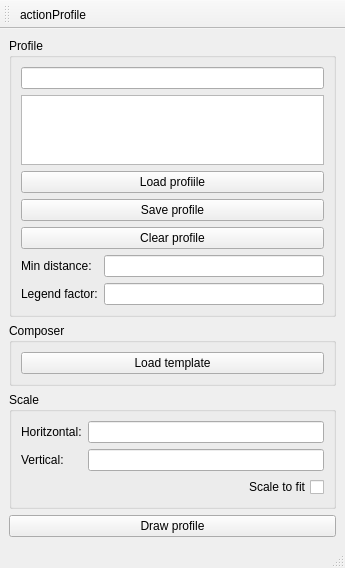
<?xml version="1.0" encoding="UTF-8"?>
<ui version="4.0">
 <class>dlg_dimensioning</class>
 <widget class="QMainWindow" name="dlg_dimensioning">
  <property name="geometry">
   <rect>
    <x>0</x>
    <y>0</y>
    <width>345</width>
    <height>549</height>
   </rect>
  </property>
  <property name="windowTitle">
   <string>Draw Profile</string>
  </property>
  <widget class="QWidget" name="centralwidget">
   <layout class="QVBoxLayout" name="verticalLayout">
    <item>
     <widget class="QGroupBox" name="grb_profile">
      <property name="title">
       <string>Profile</string>
      </property>
      <layout class="QGridLayout" name="gridLayout_2">
       <item row="5" column="0">
        <widget class="QLabel" name="lbl_min_distance">
         <property name="text">
          <string>Min distance:</string>
         </property>
        </widget>
       </item>
       <item row="6" column="0">
        <widget class="QLabel" name="lbl_legend_factor">
         <property name="text">
          <string>Legend factor:</string>
         </property>
        </widget>
       </item>
       <item row="5" column="1">
        <widget class="QLineEdit" name="txt_min_distance"/>
       </item>
       <item row="4" column="0" colspan="2">
        <widget class="QPushButton" name="btn_clear_profile">
         <property name="text">
          <string>Clear profile</string>
         </property>
        </widget>
       </item>
       <item row="3" column="0" colspan="2">
        <widget class="QPushButton" name="btn_save_profile">
         <property name="text">
          <string>Save profile</string>
         </property>
        </widget>
       </item>
       <item row="2" column="0" colspan="2">
        <widget class="QPushButton" name="btn_load_profile">
         <property name="text">
          <string>Load profiile</string>
         </property>
        </widget>
       </item>
       <item row="1" column="0" colspan="2">
        <widget class="QListWidget" name="tbl_list_arc"/>
       </item>
       <item row="0" column="0" colspan="2">
        <widget class="QLineEdit" name="txt_profile_id"/>
       </item>
       <item row="6" column="1">
        <widget class="QLineEdit" name="txt_legend_factor"/>
       </item>
      </layout>
     </widget>
    </item>
    <item>
     <widget class="QGroupBox" name="grb_composer">
      <property name="title">
       <string>Composer</string>
      </property>
      <layout class="QGridLayout" name="gridLayout_3">
       <item row="0" column="0">
        <widget class="QPushButton" name="btn_load_teamplate">
         <property name="text">
          <string>Load template</string>
         </property>
        </widget>
       </item>
      </layout>
     </widget>
    </item>
    <item>
     <widget class="QGroupBox" name="grb_scale">
      <property name="title">
       <string>Scale</string>
      </property>
      <layout class="QGridLayout" name="gridLayout_4">
       <item row="1" column="0">
        <widget class="QLabel" name="lbl_vertical">
         <property name="text">
          <string>Vertical:</string>
         </property>
        </widget>
       </item>
       <item row="1" column="1">
        <widget class="QLineEdit" name="txt_vertical"/>
       </item>
       <item row="0" column="0">
        <widget class="QLabel" name="lbl_horizontal">
         <property name="text">
          <string>Horitzontal:</string>
         </property>
        </widget>
       </item>
       <item row="0" column="1">
        <widget class="QLineEdit" name="txt_horizontal"/>
       </item>
       <item row="2" column="1">
        <widget class="QCheckBox" name="chk_scalte_to_fit">
         <property name="layoutDirection">
          <enum>Qt::RightToLeft</enum>
         </property>
         <property name="text">
          <string>Scale to fit</string>
         </property>
        </widget>
       </item>
      </layout>
     </widget>
    </item>
    <item>
     <widget class="QPushButton" name="btn_draw_profile">
      <property name="text">
       <string>Draw profile</string>
      </property>
     </widget>
    </item>
   </layout>
  </widget>
  <widget class="QStatusBar" name="statusbar"/>
  <widget class="QToolBar" name="toolBar">
   <property name="windowTitle">
    <string>toolBar</string>
   </property>
   <property name="iconSize">
    <size>
     <width>20</width>
     <height>18</height>
    </size>
   </property>
   <attribute name="toolBarArea">
    <enum>TopToolBarArea</enum>
   </attribute>
   <attribute name="toolBarBreak">
    <bool>false</bool>
   </attribute>
   <addaction name="actionActionProfile"/>
  </widget>
  <action name="actionActionProfile">
   <property name="icon">
    <iconset>
     <normaloff>../icons/100.png</normaloff>../icons/100.png</iconset>
   </property>
   <property name="text">
    <string>actionProfile</string>
   </property>
   <property name="toolTip">
    <string>Profile</string>
   </property>
  </action>
 </widget>
 <resources/>
 <connections/>
</ui>
